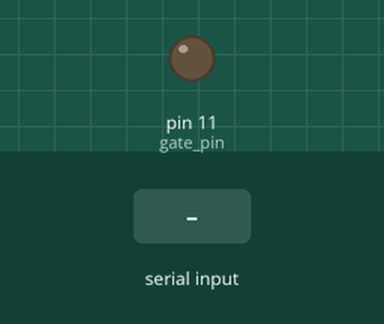
Recording of a sketch running on a simulated Arduino Uno, built with avr-gcc and run on an emulated ATmega328P. Parts: output pins drawn as LEDs (lit = HIGH). The test bench sets the inputs (shaded band).

Above: at 1.2 s.
1.3 s: "1" received over Serial
At 2.2 s:
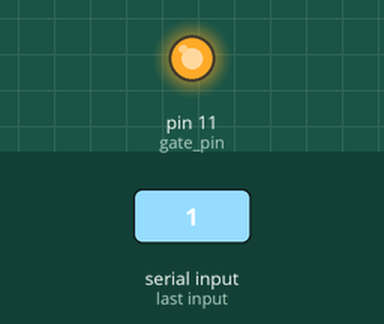
Timing chart, 0 to 5.8 s (numbered marks = the images above; inputs shaded):
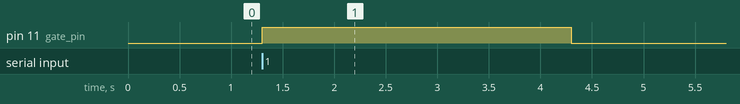

Measured:
- after the input at 1.3 s, pin 11 (gate_pin): LOW → HIGH at once, → LOW 3.0 s later

The sketch:

SerialCom_fromUnity_toArduino.ino
```cpp
#define gate_pin 11 //13は内臓のLED
char data;

void setup() {
  // put your setup code here, to run once:
  Serial.begin(115200);
  pinMode(gate_pin, OUTPUT);
}

void loop() {
  // put your main code here, to run repeatedly:
  /*//test
  digitalWrite(gate_pin, HIGH);
  delay(5000);
  digitalWrite(gate_pin, LOW);
*/

  if(Serial.available() > 0){ //受信データがあるか
    data = Serial.read();
    if(data == 0x31){ //文字コード0x31, つまり"1"を受信したらLEDを光らせる
      digitalWrite(gate_pin, HIGH);
      delay(3000);
      digitalWrite(gate_pin, LOW);
      delay(2000);
    }
  }

}
```
